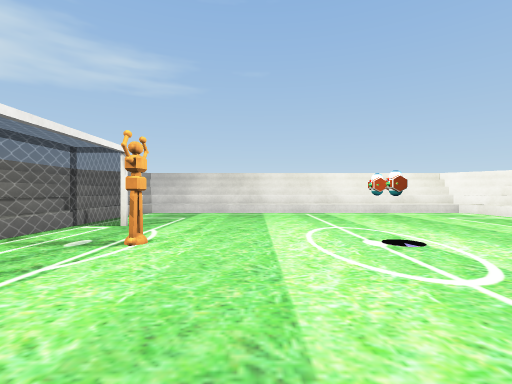
view 1 (above)

12 first-person views from a walk through a scene from a Unity 3-D project. The camera is 0.64 m above the floor, looks level and sees 85° across. The floor is counted in squares, 1 m on a side. Each view is taken from the middle of a square. On the plan, view 1 faces up. The plan holds only what a view shows up to about 9 squares ahead; the rest is blank. The player character is not drawn. Some surface patterns are stand-ins.

view 2
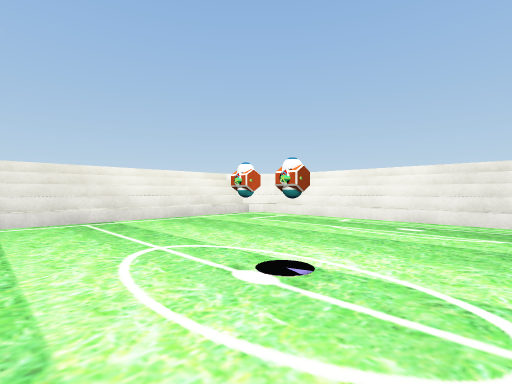

view 3
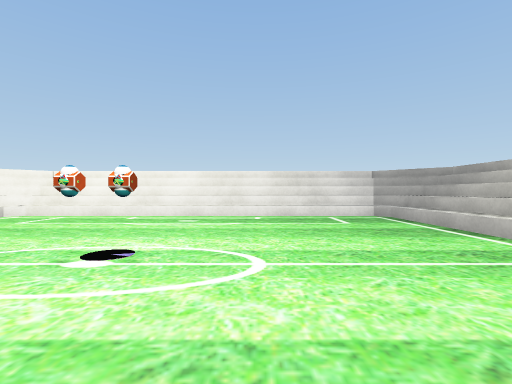

view 4
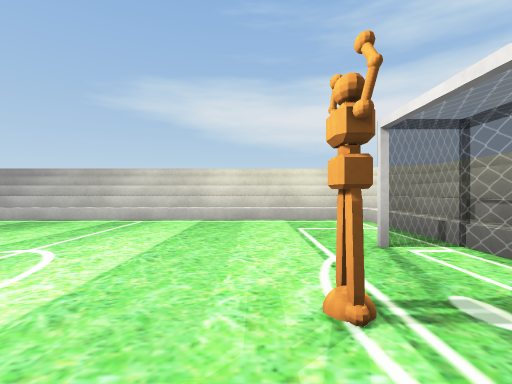

view 5
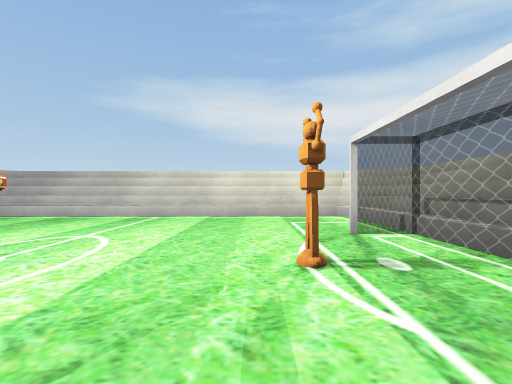

view 6
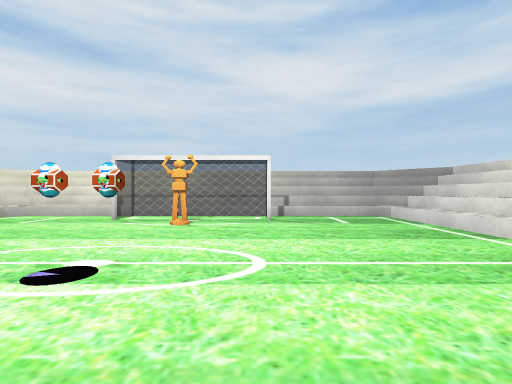

view 7
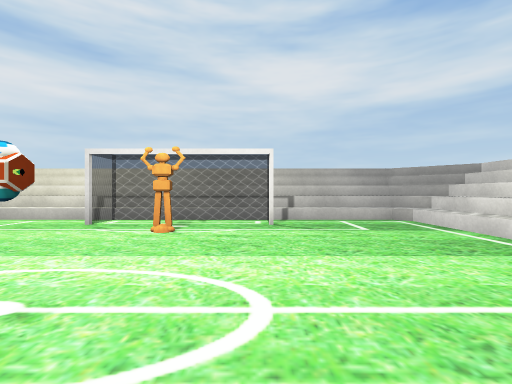

view 8
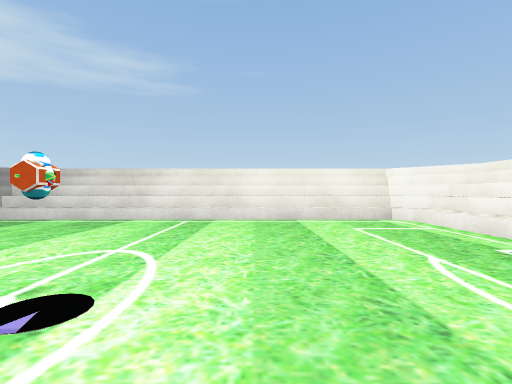

view 9
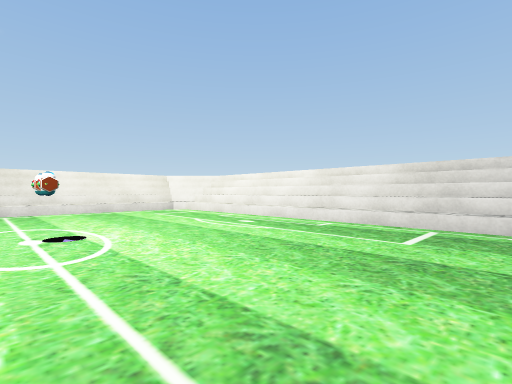

view 10
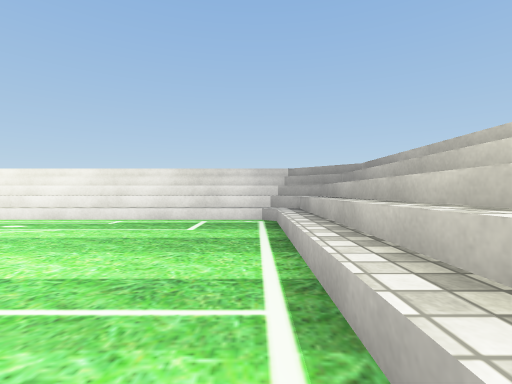

view 11
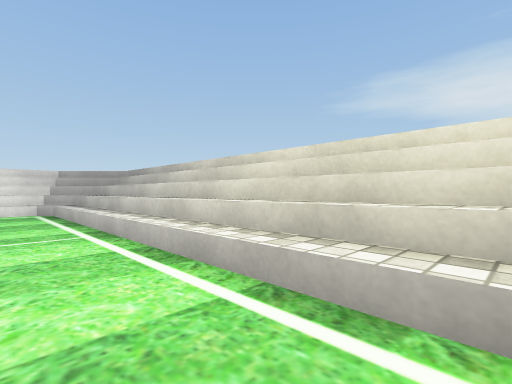

view 12
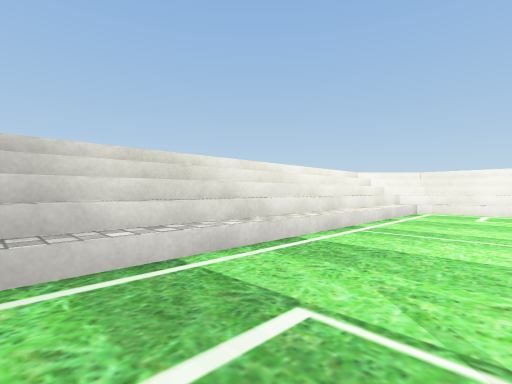

### Floor plan
Key: @ floor where view 1 was taken; # wall or solid block; . floor; = window, fence, low wall or low ledge; ^ raised ledge; T table; O other object.
Columns run from 5 left of view 1 to 8 right of it. Each row starts with its distance up from view 1.
 10 #^^^^^^^^^^^^#
  9 ^^^^^^^^^^^^^^
  8 ^^..........^^
  7 ^^..........^^
  6 ^^..........^^
  5 ^^O.........^^
  4 ^=.....T....^^
  3 ^=..O..T....^^
  2 ^^O.........^^
  1 ^^..........^^
  0 ^^...@......^^
 -1 ^^..........^^
 -2 ^^^^^^^^^^^^^^
 -3 #^^^^^^^^^^^^#

Where each view was taken, in squares from view 1:
view 1: 0 up, 0 right, facing up
view 2: 2 up, 0 right, facing up-right
view 3: 2 up, 1 left, facing right
view 4: 5 up, 1 left, facing down
view 5: 6 up, 1 left, facing down
view 6: 5 up, 4 right, facing left
view 7: 5 up, 3 right, facing left
view 8: 2 up, 3 right, facing up
view 9: 1 down, 1 right, facing up-right
view 10: 1 down, 0 right, facing right
view 11: 0 up, 3 left, facing down-right
view 12: 6 up, 3 left, facing up-right
